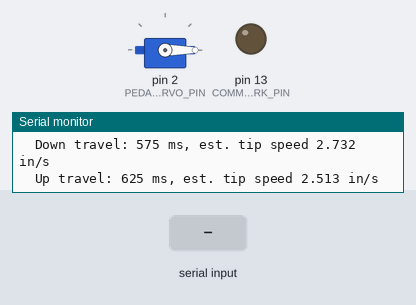
The sketch below on a simulated Arduino Uno, built with avr-gcc and run on an emulated ATmega328P. Shown: servo, output pins drawn as LEDs (lit = HIGH), the last lines printed to the serial monitor. Dashed ring = blinking. The inputs (shaded band) are chosen by the test bench.

Above: at 2.8 s.
2.9 s: "h" received over Serial
8.9 s: "p" received over Serial
At 10.0 s:
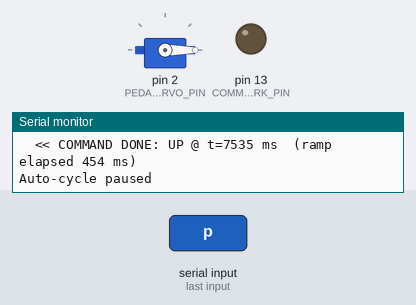
10.4 s: "n" received over Serial
At 11.5 s:
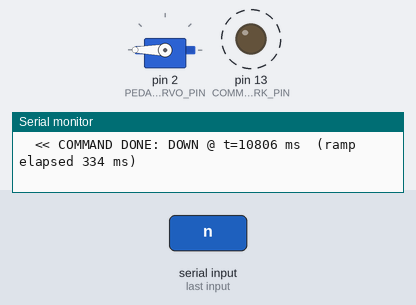
13.4 s: "N" received over Serial
At 16.2 s:
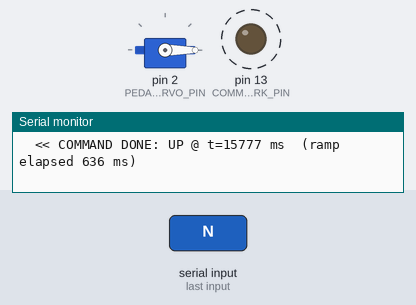
16.4 s: "r" received over Serial
At 17.9 s:
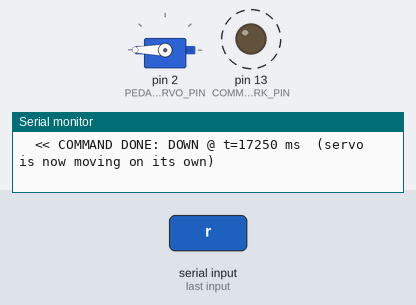
Timing chart, 0 to 19.7 s (numbered marks = the images above; inputs shaded):
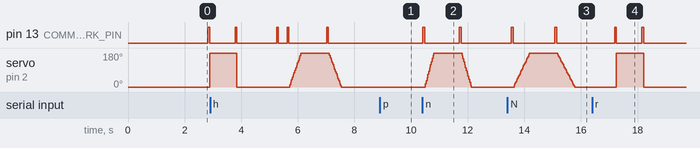

The sketch:

PedalServoActuationSweep.ino
```cpp
#include <Arduino.h>
#include <Servo.h>

/*
  PedalServoActuationSweep

  Quick bench sketch for watching the sustain-pedal servo press under a few
  different motion profiles. This uses the measured 0.5 inch horn geometry and
  the 2026-04-15 reaction-time characterization as the default "calibrated"
  profile.

  Important limitation:
  - A hobby servo ultimately chooses its own physical speed under load.
  - This sketch can slow the motion down by issuing intermediate angles, but it
    cannot force the servo to move faster than its real mechanical limit.
*/

static const uint8_t PEDAL_SERVO_PIN = 2;
static const uint8_t COMMAND_MARK_PIN = LED_BUILTIN;
static const uint32_t SERIAL_BAUD = 115200;

static const uint8_t PEDAL_UP_ANGLE_DEG = 0;
static const uint8_t PEDAL_DOWN_ANGLE_DEG = 180;

static const float SERVO_HORN_LENGTH_IN = 0.5f;
static const uint16_t MEASURED_DOWN_PROFILE_MS = 426;
static const uint16_t MEASURED_UP_PROFILE_MS = 442;

static const uint16_t PROFILE_HOLD_MS = 900;
static const uint16_t PROFILE_REST_MS = 1400;
static const uint16_t STARTUP_SETTLE_MS = 1500;
static const uint16_t STEP_INTERVAL_MS = 15;
static const uint16_t COMMAND_MARK_MS = 60;

struct SweepProfile {
  const char *name;
  uint16_t downTravelMs;
  uint16_t holdMs;
  uint16_t upTravelMs;
  uint16_t restMs;
  bool directMove;
};

static const SweepProfile PROFILES[] = {
  {"DIRECT_FULL_SPEED", 0, PROFILE_HOLD_MS, 0, PROFILE_REST_MS, true},
  {"CALIBRATED_MEDIAN", MEASURED_DOWN_PROFILE_MS, PROFILE_HOLD_MS, MEASURED_UP_PROFILE_MS, PROFILE_REST_MS, false},
  {"FIRM_PRESS", 325, PROFILE_HOLD_MS, 350, PROFILE_REST_MS, false},
  {"SOFT_PRESS", 575, PROFILE_HOLD_MS, 625, PROFILE_REST_MS, false},
};

static const size_t PROFILE_COUNT = sizeof(PROFILES) / sizeof(PROFILES[0]);

Servo pedalServo;
uint8_t currentAngleDeg = PEDAL_UP_ANGLE_DEG;
size_t currentProfileIndex = 0;
bool autoCycleEnabled = true;
unsigned long nextProfileAtMs = 0;

float computeArcLengthInches() {
  const float sweepRadians = radians(abs((int)PEDAL_DOWN_ANGLE_DEG - (int)PEDAL_UP_ANGLE_DEG));
  return SERVO_HORN_LENGTH_IN * sweepRadians;
}

float estimateTipSpeedInPerSecond(uint16_t durationMs) {
  if (durationMs == 0) {
    return 0.0f;
  }
  return computeArcLengthInches() / (durationMs / 1000.0f);
}

int interpolateAngle(int startAngleDeg, int deltaAngleDeg, uint16_t elapsedMs, uint16_t durationMs) {
  if (durationMs == 0) {
    return startAngleDeg + deltaAngleDeg;
  }

  // Keep this math simple so the sketch compiles cleanly across older Arduino
  // toolchains without depending on extra floating-point helpers.
  const long scaledDelta = ((long)deltaAngleDeg * (long)elapsedMs + (durationMs / 2)) / durationMs;
  return startAngleDeg + (int)scaledDelta;
}

void flashCommandMark() {
  digitalWrite(COMMAND_MARK_PIN, HIGH);
  delay(COMMAND_MARK_MS);
  digitalWrite(COMMAND_MARK_PIN, LOW);
}

void writeServoAngle(uint8_t angleDeg) {
  pedalServo.write(angleDeg);
  currentAngleDeg = angleDeg;
}

void moveDirect(uint8_t targetAngleDeg) {
  const char *direction = (targetAngleDeg == PEDAL_DOWN_ANGLE_DEG) ? "DOWN" : "UP";
  Serial.print(F("  >> COMMAND SENT: "));
  Serial.print(direction);
  Serial.print(F(" to "));
  Serial.print(targetAngleDeg);
  Serial.print(F(" deg @ t="));
  Serial.print(millis());
  Serial.println(F(" ms  (direct, full speed)"));

  flashCommandMark();
  writeServoAngle(targetAngleDeg);

  Serial.print(F("  << COMMAND DONE: "));
  Serial.print(direction);
  Serial.print(F(" @ t="));
  Serial.print(millis());
  Serial.println(F(" ms  (servo is now moving on its own)"));
}

void moveSmooth(uint8_t targetAngleDeg, uint16_t durationMs) {
  if (durationMs == 0 || currentAngleDeg == targetAngleDeg) {
    moveDirect(targetAngleDeg);
    return;
  }

  const char *direction = (targetAngleDeg == PEDAL_DOWN_ANGLE_DEG) ? "DOWN" : "UP";
  Serial.print(F("  >> COMMAND SENT: "));
  Serial.print(direction);
  Serial.print(F(" to "));
  Serial.print(targetAngleDeg);
  Serial.print(F(" deg @ t="));
  Serial.print(millis());
  Serial.print(F(" ms  (ramped, target travel "));
  Serial.print(durationMs);
  Serial.println(F(" ms)"));

  flashCommandMark();

  const int startAngleDeg = (int)currentAngleDeg;
  const int deltaAngleDeg = (int)targetAngleDeg - startAngleDeg;
  const unsigned long startMs = millis();

  while (true) {
    const unsigned long elapsedMs = millis() - startMs;
    if (elapsedMs >= durationMs) {
      break;
    }

    const int nextAngleDeg = constrain(
      interpolateAngle(startAngleDeg, deltaAngleDeg, (uint16_t)elapsedMs, durationMs),
      0,
      180
    );
    if (nextAngleDeg != currentAngleDeg) {
      writeServoAngle((uint8_t)nextAngleDeg);
    }
    delay(STEP_INTERVAL_MS);
  }

  writeServoAngle(targetAngleDeg);

  Serial.print(F("  << COMMAND DONE: "));
  Serial.print(direction);
  Serial.print(F(" @ t="));
  Serial.print(millis());
  Serial.print(F(" ms  (ramp elapsed "));
  Serial.print(millis() - startMs);
  Serial.println(F(" ms)"));
}

void printProfileSummary(size_t index) {
  const SweepProfile &profile = PROFILES[index];

  Serial.print(F("PROFILE "));
  Serial.print(index);
  Serial.print(F(": "));
  Serial.println(profile.name);

  if (profile.directMove) {
    Serial.println(F("  Uses one immediate angle command in each direction."));
    return;
  }

  Serial.print(F("  Down travel: "));
  Serial.print(profile.downTravelMs);
  Serial.print(F(" ms, est. tip speed "));
  Serial.print(estimateTipSpeedInPerSecond(profile.downTravelMs), 3);
  Serial.println(F(" in/s"));

  Serial.print(F("  Up travel: "));
  Serial.print(profile.upTravelMs);
  Serial.print(F(" ms, est. tip speed "));
  Serial.print(estimateTipSpeedInPerSecond(profile.upTravelMs), 3);
  Serial.println(F(" in/s"));
}

void printHelp() {
  Serial.println(F("READY PEDAL_SERVO_ACTUATION_SWEEP"));
  Serial.println(F("Auto-cycle is enabled at startup."));
  Serial.println(F("Commands:"));
  Serial.println(F("  n = run next profile now"));
  Serial.println(F("  r = repeat current profile"));
  Serial.println(F("  p = pause or resume auto-cycle"));
  Serial.println(F("  h = move the servo to pedal-up"));
  Serial.println(F("  ? = print this help"));
  Serial.println(F("Built-in profiles:"));
  for (size_t index = 0; index < PROFILE_COUNT; ++index) {
    printProfileSummary(index);
  }
}

void runProfile(size_t index) {
  const SweepProfile &profile = PROFILES[index];

  Serial.println();
  Serial.print(F("Running "));
  Serial.print(profile.name);
  Serial.print(F(" (profile "));
  Serial.print(index);
  Serial.println(F(")"));

  printProfileSummary(index);

  if (profile.directMove) {
    moveDirect(PEDAL_DOWN_ANGLE_DEG);
  } else {
    moveSmooth(PEDAL_DOWN_ANGLE_DEG, profile.downTravelMs);
  }

  delay(profile.holdMs);

  if (profile.directMove) {
    moveDirect(PEDAL_UP_ANGLE_DEG);
  } else {
    moveSmooth(PEDAL_UP_ANGLE_DEG, profile.upTravelMs);
  }

  delay(profile.restMs);
}

void handleSerialCommand(char command) {
  if (command == 'n' || command == 'N') {
    runProfile(currentProfileIndex);
    currentProfileIndex = (currentProfileIndex + 1) % PROFILE_COUNT;
    nextProfileAtMs = millis() + 300;
    return;
  }

  if (command == 'r' || command == 'R') {
    runProfile(currentProfileIndex);
    nextProfileAtMs = millis() + 300;
    return;
  }

  if (command == 'p' || command == 'P') {
    autoCycleEnabled = !autoCycleEnabled;
    Serial.print(F("Auto-cycle "));
    Serial.println(autoCycleEnabled ? F("enabled") : F("paused"));
    nextProfileAtMs = millis() + 300;
    return;
  }

  if (command == 'h' || command == 'H') {
    Serial.println(F("Moving to pedal-up home angle."));
    moveDirect(PEDAL_UP_ANGLE_DEG);
    nextProfileAtMs = millis() + 300;
    return;
  }

  if (command == '?' ) {
    printHelp();
    nextProfileAtMs = millis() + 300;
    return;
  }
}

void setup() {
  pinMode(COMMAND_MARK_PIN, OUTPUT);
  digitalWrite(COMMAND_MARK_PIN, LOW);

  Serial.begin(SERIAL_BAUD);
  delay(50);

  pedalServo.attach(PEDAL_SERVO_PIN);
  writeServoAngle(PEDAL_UP_ANGLE_DEG);
  delay(STARTUP_SETTLE_MS);

  Serial.print(F("Servo horn length: "));
  Serial.print(SERVO_HORN_LENGTH_IN, 3);
  Serial.println(F(" in"));
  Serial.print(F("180-degree arc length: "));
  Serial.print(computeArcLengthInches(), 4);
  Serial.println(F(" in"));
  printHelp();

  nextProfileAtMs = millis() + 1200;
}

void loop() {
  while (Serial.available() > 0) {
    const char command = (char)Serial.read();
    handleSerialCommand(command);
  }

  if (!autoCycleEnabled) {
    return;
  }

  if (millis() >= nextProfileAtMs) {
    runProfile(currentProfileIndex);
    currentProfileIndex = (currentProfileIndex + 1) % PROFILE_COUNT;
    nextProfileAtMs = millis() + 300;
  }
}
```

Measured:
- after the input at 8.9 s, pin 13 (COMMAND_MARK_PIN): stays LOW (without the input it goes to HIGH after 0.35 s); servo on pin 2 (PEDAL_SERVO_PIN): stays 0° (without the input it goes to 17° after 0.44 s)
- after the input at 10.4 s, pin 13 (COMMAND_MARK_PIN): alternates HIGH for 0.06 s and LOW for 1.2 s, starting at once; servo on pin 2 (PEDAL_SERVO_PIN): rises from 0° to 180° in 0.30 s, then falls to 0° in 1.3 s
- after the input at 13.4 s, pin 13 (COMMAND_MARK_PIN): alternates HIGH for 0.06 s and LOW for 1.5 s, starting after 0.15 s; servo on pin 2 (PEDAL_SERVO_PIN): rises from 0° to 180° in 0.55 s, then falls to 0° in 1.6 s
- after the input at 16.4 s, pin 13 (COMMAND_MARK_PIN): alternates HIGH for 0.06 s and LOW for 0.90 s, 4 changes in all, then stays LOW, starting after 0.79 s; servo on pin 2 (PEDAL_SERVO_PIN): 0° → 180° after 0.85 s, → 0° 0.96 s later
